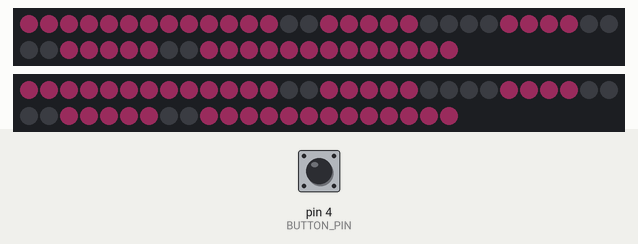
This sketch was run on a simulated Arduino Uno, built with avr-gcc and run on an emulated ATmega328P. Shown: 2 × 52 RGB LEDs in strip order, left to right, continuing on the next row. The inputs (shaded band) are chosen by the test bench; at power-on: pin 4 (BUTTON_PIN) LOW. Dim RGB values are drawn brighter than linear.

Above: at 3.6 s.
3.7 s: pin 4 (BUTTON_PIN) pulled HIGH for 0.15 s
At 4.7 s:
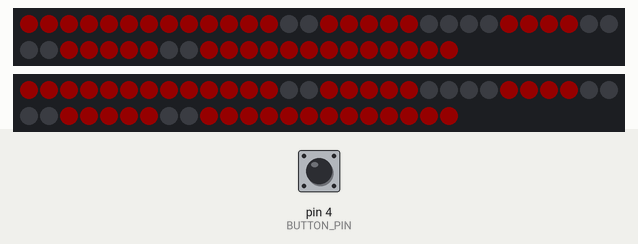
6.8 s: pin 4 (BUTTON_PIN) pulled HIGH for 1 s
At 10.65 s:
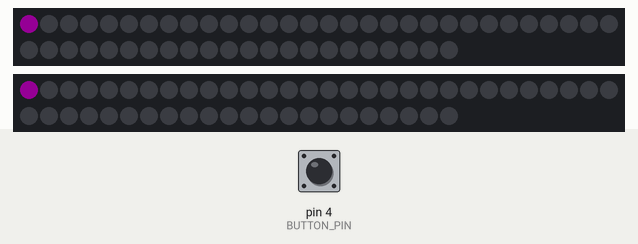
10.8 s: pin 4 (BUTTON_PIN) pulled HIGH for 0.15 s
At 12.1 s:
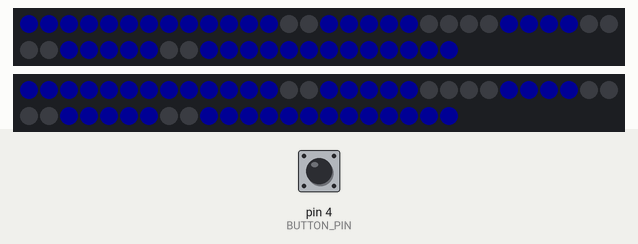
13.9 s: pin 4 (BUTTON_PIN) pulled HIGH for 3.2 s
At 15.4 s:
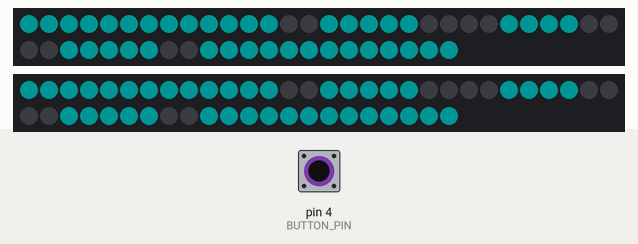
17.7 s: pin 4 (BUTTON_PIN) pulled HIGH for 1 s
At 19.0 s:
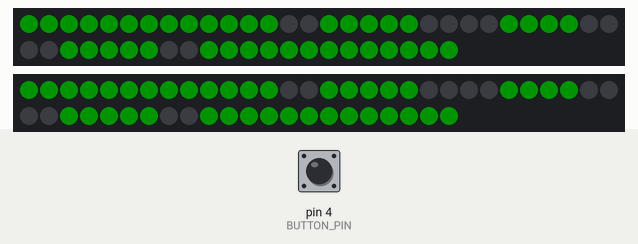
21.7 s: pin 4 (BUTTON_PIN) pulled HIGH for 0.15 s
At 22.4 s:
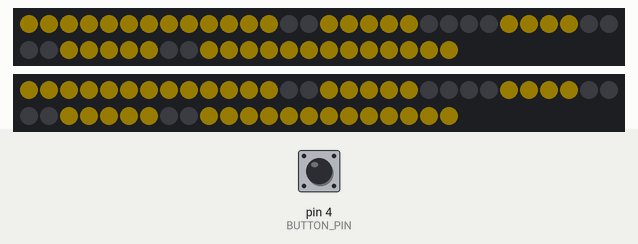
Timing chart, 0 to 24.7 s (numbered marks = the images above; inputs shaded):
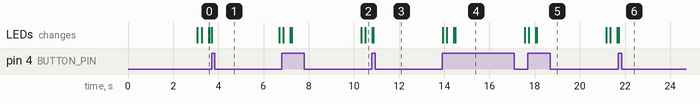

Measured:
- after the input at 3.7 s, the LEDs: change at once (image 1)
- after the input at 13.9 s, the LEDs: first differ from a run without the input after 0.58 s (image 4)
- after the input at 21.7 s, the LEDs: change at once (image 6)

The sketch:

monster_helmet_led_controller.ino
```cpp
#include <Adafruit_NeoPixel.h>

//------------------ DO NOT MODIFY --------------//
#define LEFT_EYE_PIN      5
#define RIGHT_EYE_PIN     6
#define BUTTON_PIN        4
#define LED_STRIP_LENGTH  52

#define BLINK_TIME_MS 3000
#define BUTTON_DEBOUNCE_MS 30

#define BUTTON_PRESSED  1
#define BUTTON_HELD     2
#define BUTTON_RELEASED 0
//-----------------------------------------------//

// Change this to match the number of colors to switch
#define NUMBER_OF_COLORS 10

uint16_t blinkCounter = 0;
uint8_t buttonCounter = 0;
uint8_t buttonState = BUTTON_RELEASED;

uint32_t color = 0;
uint32_t colorArray[NUMBER_OF_COLORS];
uint8_t colorIndex = 0;
boolean changeColor = false;

// Array
uint8_t rowSize[] = { 4,
                      10,
                      18,
                      26,
                      34,
                      42,
                      48,
                      52};

// Frames
boolean eye[] = {    1,1,1,1,
                   1,1,1,1,1,1,
                 1,1,1,0,0,1,1,1,
                 1,1,0,0,0,0,1,1,
                 1,1,0,0,0,0,1,1,
                 1,1,1,0,0,1,1,1,
                   1,1,1,1,1,1,
                     1,1,1,1};

boolean evilEyeLeft[] = {    0,0,0,0,
                           0,0,0,0,0,1,
                         0,0,0,0,0,1,1,1,
                         0,0,0,0,1,1,1,1,
                         0,0,0,1,1,1,1,1,
                         0,0,1,1,1,0,0,0,
                           1,1,1,0,0,0,
                             1,1,0,0};

boolean evilEyeRight[] = {   0,0,0,0,
                           1,0,0,0,0,0,
                         1,1,1,0,0,0,0,0,
                         1,1,1,1,0,0,0,0,
                         1,1,1,1,1,0,0,0,
                         0,0,0,1,1,1,0,0,
                           0,0,0,1,1,1,
                             0,0,1,1};

boolean movingEye1[] = { 1,1,1,1,
                       0,0,1,1,1,1,
                     0,0,0,0,1,1,1,1,
                     0,0,0,0,1,1,1,1,
                     1,0,0,1,1,1,1,1,
                     1,1,1,1,1,1,1,1,
                       1,1,1,1,1,1,
                         1,1,1,1};

boolean movingEye2[] = { 1,1,1,1,
                       1,1,1,1,1,1,
                     1,0,0,1,1,1,1,1,
                     0,0,0,0,1,1,1,1,
                     0,0,0,0,1,1,1,1,
                     1,0,0,1,1,1,1,1,
                       1,1,1,1,1,1,
                         1,1,1,1};

boolean movingEye3[] = { 1,1,1,1,
                       1,1,1,1,1,1,
                     1,1,1,1,1,1,1,1,
                     1,0,0,1,1,1,1,1,
                     0,0,0,0,1,1,1,1,
                     0,0,0,0,1,1,1,1,
                       0,0,1,1,1,1,
                         1,1,1,1};

boolean movingEye4[] = { 1,1,1,1,
                       1,1,1,1,1,1,
                     1,1,1,1,1,1,1,1,
                     1,1,1,1,1,1,1,1,
                     1,1,0,0,1,1,1,1,
                     1,0,0,0,0,1,1,1,
                       0,0,0,0,1,1,
                         0,0,1,1};

boolean movingEye5[] = { 1,1,1,1,
                       1,1,1,1,1,1,
                     1,1,1,1,1,1,1,1,
                     1,1,1,1,1,1,1,1,
                     1,1,1,0,0,1,1,1,
                     1,1,0,0,0,0,1,1,
                       1,0,0,0,0,1,
                         1,0,0,1};

boolean movingEye6[] = { 1,1,1,1,
                       1,1,1,1,1,1,
                     1,1,1,1,1,1,1,1,
                     1,1,1,1,1,1,1,1,
                     1,1,1,1,0,0,1,1,
                     1,1,1,0,0,0,0,1,
                       1,1,0,0,0,0,
                         1,1,0,0};

boolean movingEye7[] = { 1,1,1,1,
                       1,1,1,1,1,1,
                     1,1,1,1,1,1,1,1,
                     1,1,1,1,1,0,0,1,
                     1,1,1,1,0,0,0,0,
                     1,1,1,1,0,0,0,0,
                       1,1,1,1,0,0,
                         1,1,1,1};

boolean movingEye8[] = { 1,1,1,1,
                       1,1,1,1,1,1,
                     1,1,1,1,1,0,0,1,
                     1,1,1,1,0,0,0,0,
                     1,1,1,1,0,0,0,0,
                     1,1,1,1,1,0,0,1,
                       1,1,1,1,1,1,
                         1,1,1,1};


// Function prototypes
void drawEye(Adafruit_NeoPixel * ledStrip, boolean * frameArray, uint32_t color);
void blinkEye(Adafruit_NeoPixel * leftEye, Adafruit_NeoPixel * rightEye, boolean * frameArray, uint32_t color, uint32_t fps);
void animateEye1(Adafruit_NeoPixel *ledStrip, uint32_t color, uint32_t fps);

// Pixel object declarations
Adafruit_NeoPixel leftEyeStrip = Adafruit_NeoPixel(LED_STRIP_LENGTH, LEFT_EYE_PIN, NEO_GRBW + NEO_KHZ800);
Adafruit_NeoPixel rightEyeStrip = Adafruit_NeoPixel(LED_STRIP_LENGTH, RIGHT_EYE_PIN, NEO_GRBW + NEO_KHZ800);

void setup() {
  Serial.begin(9600);

  // put your setup code here, to run once:
  leftEyeStrip.begin();
  leftEyeStrip.show(); // Initialize all pixels to 'off'

  rightEyeStrip.begin();
  rightEyeStrip.show(); // Initialize all pixels to 'off'

  pinMode(BUTTON_PIN, INPUT);

  // Setup color array
  colorArray[0] = leftEyeStrip.Color(25,7,15,0); // PINK
  colorArray[1] = leftEyeStrip.Color(20,0,0,0); // RED
  colorArray[2] = leftEyeStrip.Color(20,0,20,0); // PURPLE
  colorArray[3] = leftEyeStrip.Color(0,0,20,0); // BLUE
  colorArray[4] = leftEyeStrip.Color(0,20,20,0); // CYAN
  colorArray[5] = leftEyeStrip.Color(0,20,0,0); // GREEN
  colorArray[6] = leftEyeStrip.Color(22,18,0,0); // YELLOW
  colorArray[7] = leftEyeStrip.Color(30,10,0,0); // ORANGE
  colorArray[8] = leftEyeStrip.Color(0,0,0,20); // WHITE
  colorArray[9] = leftEyeStrip.Color(0,0,0,0); // OFF

  // Set Initial color
  color = colorArray[colorIndex];
}

void loop() {
  // put your main code here, to run repeatedly:

//------------------ DO NOT MODIFY --------------//
  // Fill button buffer
  buttonCounter <<= 1;
  buttonCounter |= digitalRead(BUTTON_PIN);

  // Handle button press
  if (buttonState == BUTTON_RELEASED && buttonCounter == 255)
  {
    buttonState = BUTTON_PRESSED;
    //Serial.println("Button Pressed!");
    changeColor = true;
  }
  else if (buttonState == BUTTON_PRESSED)
  {
    buttonState = BUTTON_HELD;
    //Serial.println("Button Held!");
  }
  else if (buttonState == BUTTON_HELD)
  {
    if (buttonCounter == 0)
    {
      buttonState = BUTTON_RELEASED;
      //Serial.println("Button Released!");
    }
  }

  // Reset color at end of cycle
  if (changeColor == true)
  {
    colorIndex++;
    if (colorIndex >= NUMBER_OF_COLORS)
    {
      colorIndex = 0;
    }

    color = colorArray[colorIndex];
    drawEye(&leftEyeStrip, eye, color);
    drawEye(&rightEyeStrip, eye, color);

    changeColor = false;
  }
//-----------------------------------------------//

  // Blink Eyes
  if (blinkCounter == BLINK_TIME_MS)
  {
    blinkEye(&leftEyeStrip, &rightEyeStrip, eye, color, 60);
    blinkCounter = 0;
  }
  else
  {
    blinkCounter++;
  }

  delay(1);

  /*
  color = leftEyeStrip.Color(20,0,0,0);
  blinkEye(&leftEyeStrip, &rightEyeStrip, eye, color, 60);
  delay(3000);

  color = leftEyeStrip.Color(0,20,0,0);
  blinkEye(&leftEyeStrip, &rightEyeStrip, eye, color, 60);
  delay(3000);

  color = leftEyeStrip.Color(0,0,20,0);
  blinkEye(&leftEyeStrip, &rightEyeStrip, eye, color, 60);
  delay(3000);

  color = leftEyeStrip.Color(0,0,0,20);
  blinkEye(&leftEyeStrip, &rightEyeStrip, eye, color, 60);
  delay(3000);
  */

/*
  // evil eye
  color = leftEyeStrip.Color(20,0,0,0);
  blinkEye(&leftEyeStrip, evilEyeLeft, color, 24);
  blinkEye(&rightEyeStrip, evilEyeRight, color, 24);
  delay(1000);

  color = leftEyeStrip.Color(0,20,0,0);
  blinkEye(&leftEyeStrip, evilEyeLeft, color, 24);
  blinkEye(&rightEyeStrip, evilEyeRight, color, 24);
  delay(1000);

  color = leftEyeStrip.Color(0,0,20,0);
  blinkEye(&leftEyeStrip, evilEyeLeft, color, 24);
  blinkEye(&rightEyeStrip, evilEyeRight, color, 24);
  delay(1000);

  color = leftEyeStrip.Color(0,0,0,20);
  blinkEye(&leftEyeStrip, evilEyeLeft, color, 24);
  blinkEye(&rightEyeStrip, evilEyeRight, color, 24);
  delay(1000);
*/

/*
  // Animate eye 1
  color = leftEyeStrip.Color(20,0,0,0);
  animateEye1(&leftEyeStrip, color, 24);
  animateEye1(&rightEyeStrip, color, 24);
  delay(1000);

  color = leftEyeStrip.Color(0,20,0,0);
  animateEye1(&leftEyeStrip, color, 24);
  animateEye1(&rightEyeStrip, color, 24);
  delay(1000);

  color = leftEyeStrip.Color(0,0,20,0);
  animateEye1(&leftEyeStrip, color, 24);
  animateEye1(&rightEyeStrip, color, 24);
  delay(1000);

  color = leftEyeStrip.Color(0,0,0,20);
  animateEye1(&leftEyeStrip, color, 24);
  animateEye1(&rightEyeStrip, color, 24);
  delay(1000);
*/

}


void drawEye(Adafruit_NeoPixel * ledStrip, boolean * frameArray, uint32_t color)
{
  int ledCounter = 0;

  for (ledCounter = 0; ledCounter < LED_STRIP_LENGTH; ledCounter++)
  {
    if (frameArray[ledCounter])
    {
      ledStrip->setPixelColor(ledCounter, color);
    }
    else
    {
      ledStrip->setPixelColor(ledCounter, 0);
    }
  }
  ledStrip->show();
}

void blinkEye(Adafruit_NeoPixel * leftEye, Adafruit_NeoPixel * rightEye, boolean * frameArray, uint32_t color, uint32_t fps)
{
  int frameCounter = 0;
  int ledCounter = 0;
  int frameTime = 1000/fps;

  // Close eye
  for (frameCounter = 0; frameCounter <= 8; frameCounter++)
  {
    for (ledCounter = LED_STRIP_LENGTH - 1; ledCounter >= 0; ledCounter--)
    {
      if (frameArray[ledCounter] && ledCounter < rowSize[7-frameCounter])
      {
        leftEye->setPixelColor(ledCounter, color);
        rightEye->setPixelColor(ledCounter, color);
      }
      else
      {
        leftEye->setPixelColor(ledCounter, 0);
        rightEye->setPixelColor(ledCounter, 0);
      }
    }
    leftEye->show();
    rightEye->show();
    delay(frameTime);
  }

  delay(frameTime * 10);

  // Delay eye opening
  // Open eye
  for (frameCounter = 0; frameCounter < 8; frameCounter++)
  {
    for (ledCounter = LED_STRIP_LENGTH - 1; ledCounter >= 0; --ledCounter)
    {
      if (frameArray[ledCounter] && ledCounter < rowSize[frameCounter])
      {
        leftEye->setPixelColor(ledCounter, color);
        rightEye->setPixelColor(ledCounter, color);
      }
      else
      {
        leftEye->setPixelColor(ledCounter, 0);
        rightEye->setPixelColor(ledCounter, 0);
      }
    }
    leftEye->show();
    rightEye->show();
    delay(frameTime);
  }

  drawEye(leftEye, frameArray, color);
  drawEye(rightEye, frameArray, color);
}

void animateEye1(Adafruit_NeoPixel *ledStrip, uint32_t color, uint32_t fps)
{
  int frameTime = 1000/fps;

  drawEye(ledStrip, movingEye1, color);
  delay(frameTime*5);

  drawEye(ledStrip, movingEye2, color);
  delay(frameTime);

  drawEye(ledStrip, movingEye3, color);
  delay(frameTime);

  drawEye(ledStrip, movingEye4, color);
  delay(frameTime);

  drawEye(ledStrip, movingEye5, color);
  delay(frameTime);

  drawEye(ledStrip, movingEye6, color);
  delay(frameTime);

  drawEye(ledStrip, movingEye7, color);
  delay(frameTime);

  drawEye(ledStrip, movingEye8, color);
  delay(frameTime*5);

  drawEye(ledStrip, movingEye7, color);
  delay(frameTime);

  drawEye(ledStrip, movingEye6, color);
  delay(frameTime);

  drawEye(ledStrip, movingEye5, color);
  delay(frameTime);

  drawEye(ledStrip, movingEye4, color);
  delay(frameTime);

  drawEye(ledStrip, movingEye3, color);
  delay(frameTime);

  drawEye(ledStrip, movingEye2, color);
  delay(frameTime);

  drawEye(ledStrip, movingEye1, color);
  delay(frameTime*5);
}
```
